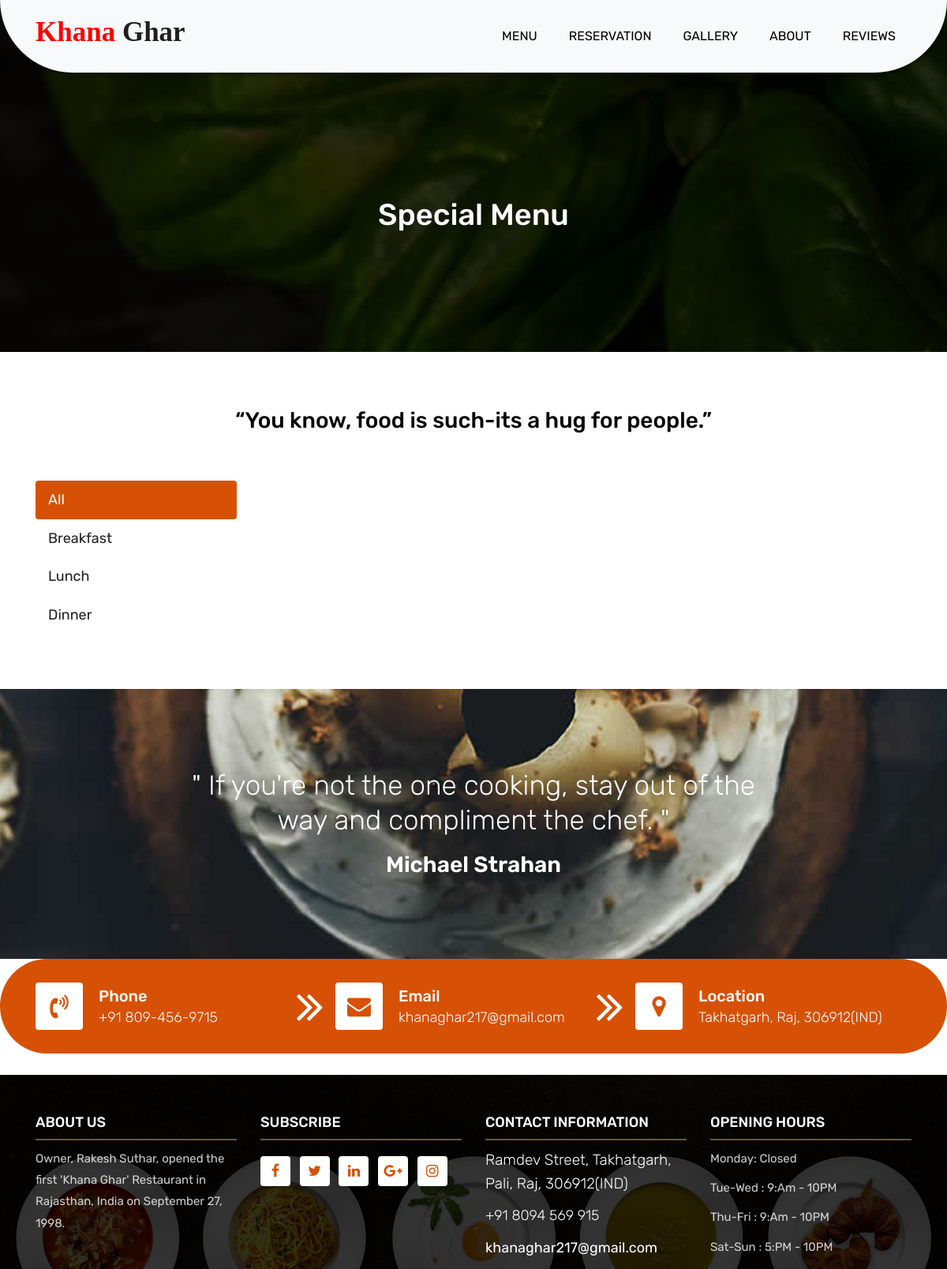
Before: /menu with the older database file.
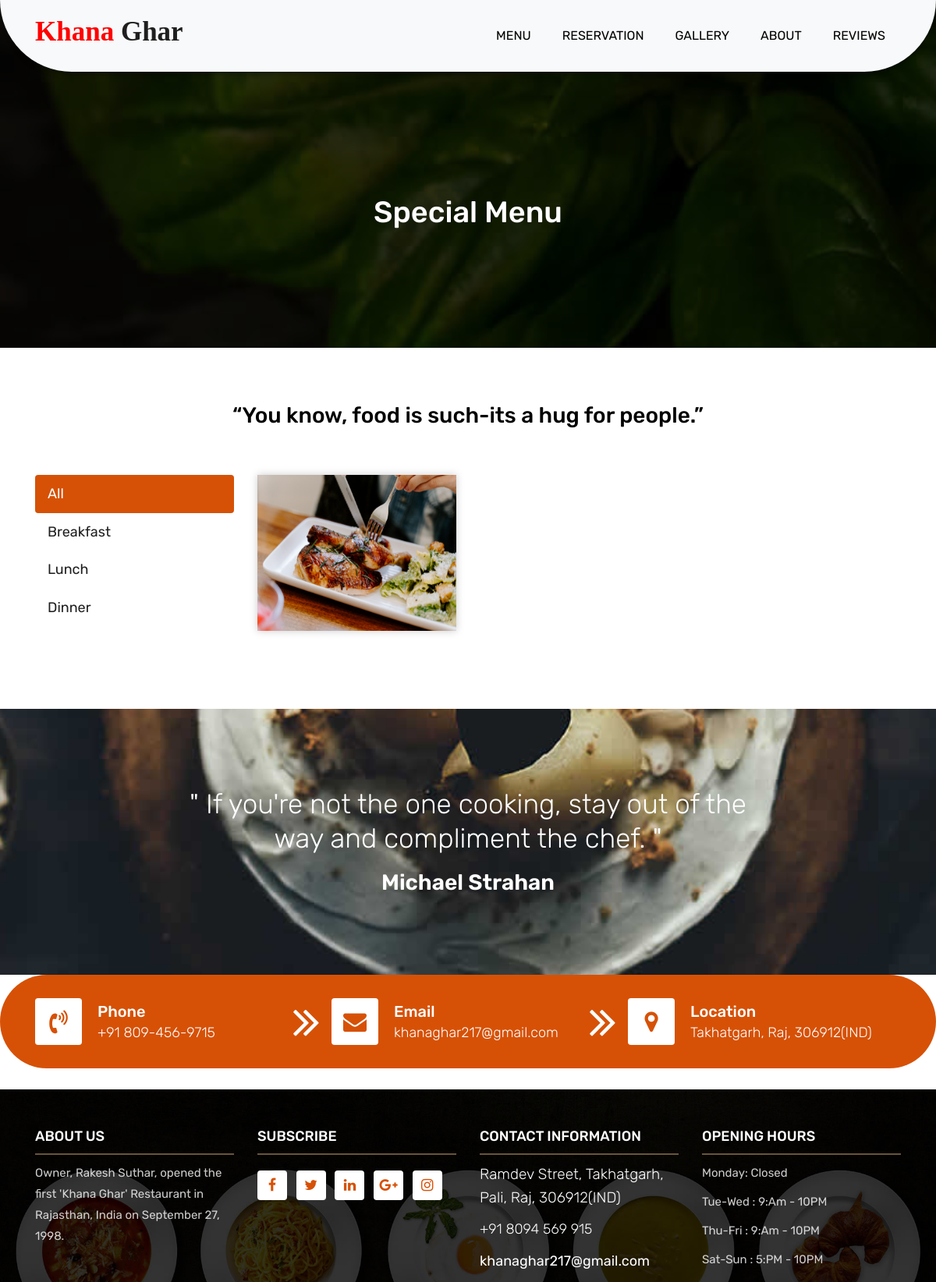
After: the same page with the newer database file.
### food/models.py (models this page shows)
class Item(models.Model):
    category_list=(
        ('B', 'Breakfast'),
        ('L','Lunch'),
        ('D','Dinner')
    )
    title=models.CharField( max_length=100)
    description=models.TextField(max_length=133)
    price=models.FloatField()
    image=models.ImageField(upload_to='Item_folder/')
    category=models.CharField(max_length=1, choices=category_list)

### food/views.py (the view)
# urls.py: path('menu', menu , name="menu"),
def menu(request):
    context={
        'All_item':Item.objects.all(),
        'Breakfast':Item.objects.filter(category='B'),
        'Lunch':Item.objects.filter(category='L'),
        'Dinner':Item.objects.filter(category='D'),
    }
    return render(request, "menu.html",context)

### templates/menu.html (shortened to what this page needs)
{% extends 'base.html' %}
{% load static %}
	{% block body%}
	<div class="all-page-title page-breadcrumb">
		<div class="container text-center">
			<div class="row">
				<div class="col-lg-12">
					<h1>Special Menu</h1>
				</div>
			</div>
		</div>
	</div>
	<div class="menu-box">
		<div class="container">
			<div class="row">
				<div class="col-lg-12">
					<div class="heading-title text-center">
						<h2>“You know, food is such-its a hug for people.”</h2>
					</div>
				</div>
			</div>
			<div class="row inner-menu-box">
				<div class="col-3">
					<div class="nav flex-column nav-pills" id="v-pills-tab" role="tablist" aria-orientation="vertical">
						<a class="nav-link active" id="v-pills-home-tab" data-toggle="pill" href="#v-pills-home" role="tab" aria-controls="v-pills-home" aria-selected="true">All</a>
						<a class="nav-link" id="v-pills-profile-tab" data-toggle="pill" href="#v-pills-profile" role="tab" aria-controls="v-pills-profile" aria-selected="false">Breakfast</a>
						<a class="nav-link" id="v-pills-messages-tab" data-toggle="pill" href="#v-pills-messages" role="tab" aria-controls="v-pills-messages" aria-selected="false">Lunch</a>
						<a class="nav-link" id="v-pills-settings-tab" data-toggle="pill" href="#v-pills-settings" role="tab" aria-controls="v-pills-settings" aria-selected="false">Dinner</a>
					</div>
				</div>
				<div class="col-9">
					<div class="tab-content" id="v-pills-tabContent">
						<div class="tab-pane fade show active" id="v-pills-home" role="tabpanel" aria-labelledby="v-pills-home-tab">
							<div class="row">
								{% for item in All_item%}
								<div class="col-lg-4 col-md-6 special-grid dinner">
									<div class="gallery-single fix">
										<img src="/Media/{{item.image}}" style="width:260px; height:200px;" class="img-fluid" alt="Image">
									</div>
								</div>
								{% endfor %}
							</div>
						</div>
					</div>
				</div>
			</div>
		</div>
	</div>
	<div class="qt-box qt-background">
		<div class="container">
			<div class="row">
				<div class="col-md-8 ml-auto mr-auto text-center">
					<p class="lead"  >
						" If you're not the one cooking, stay out of the way and compliment the chef. "
					</p>
					<span class="lead">Michael Strahan</span>
				</div>
			</div>
		</div>
	</div>
	{% endblock %}

Changed rows visible on the page:
added Item: image (picture)
